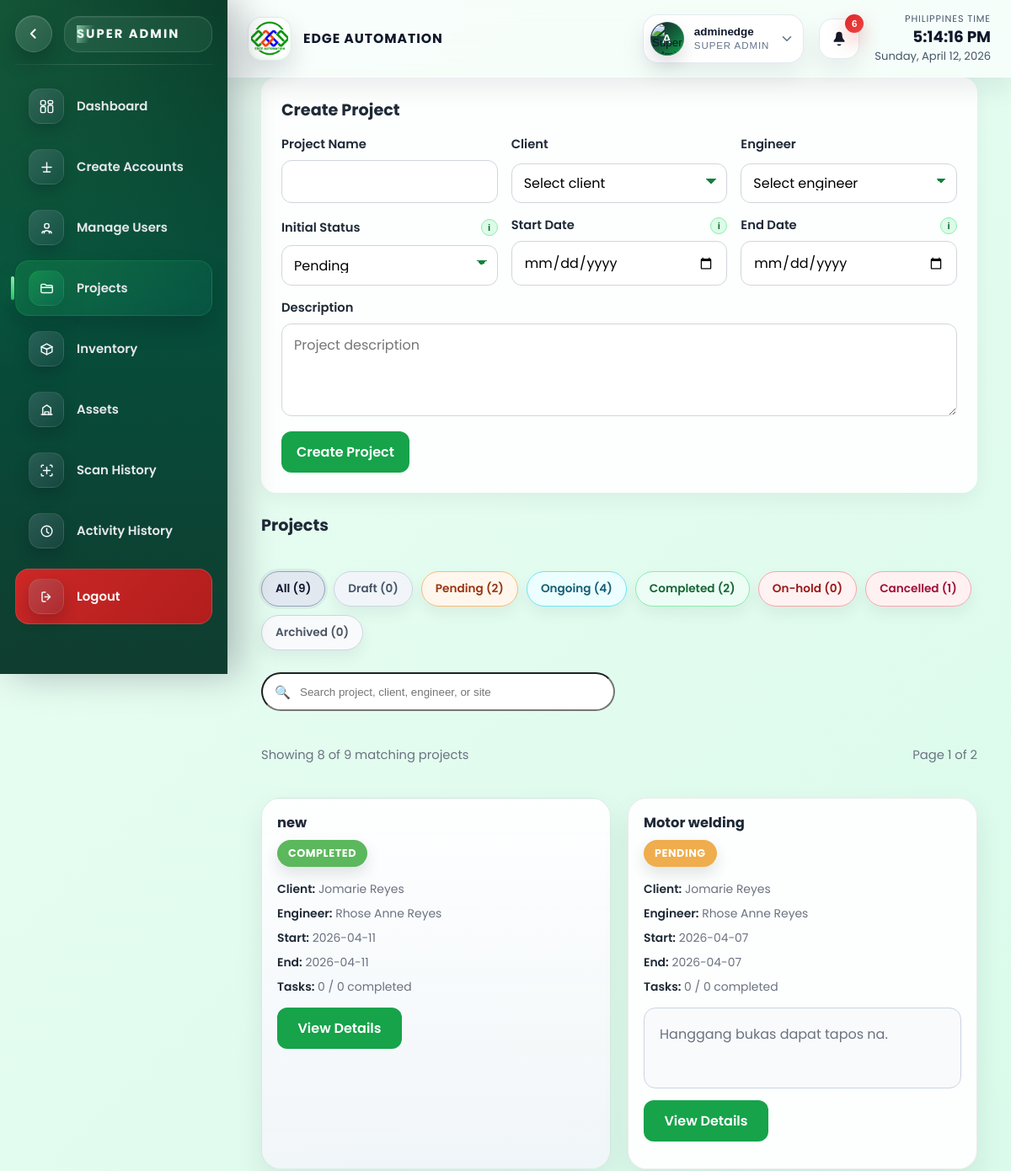
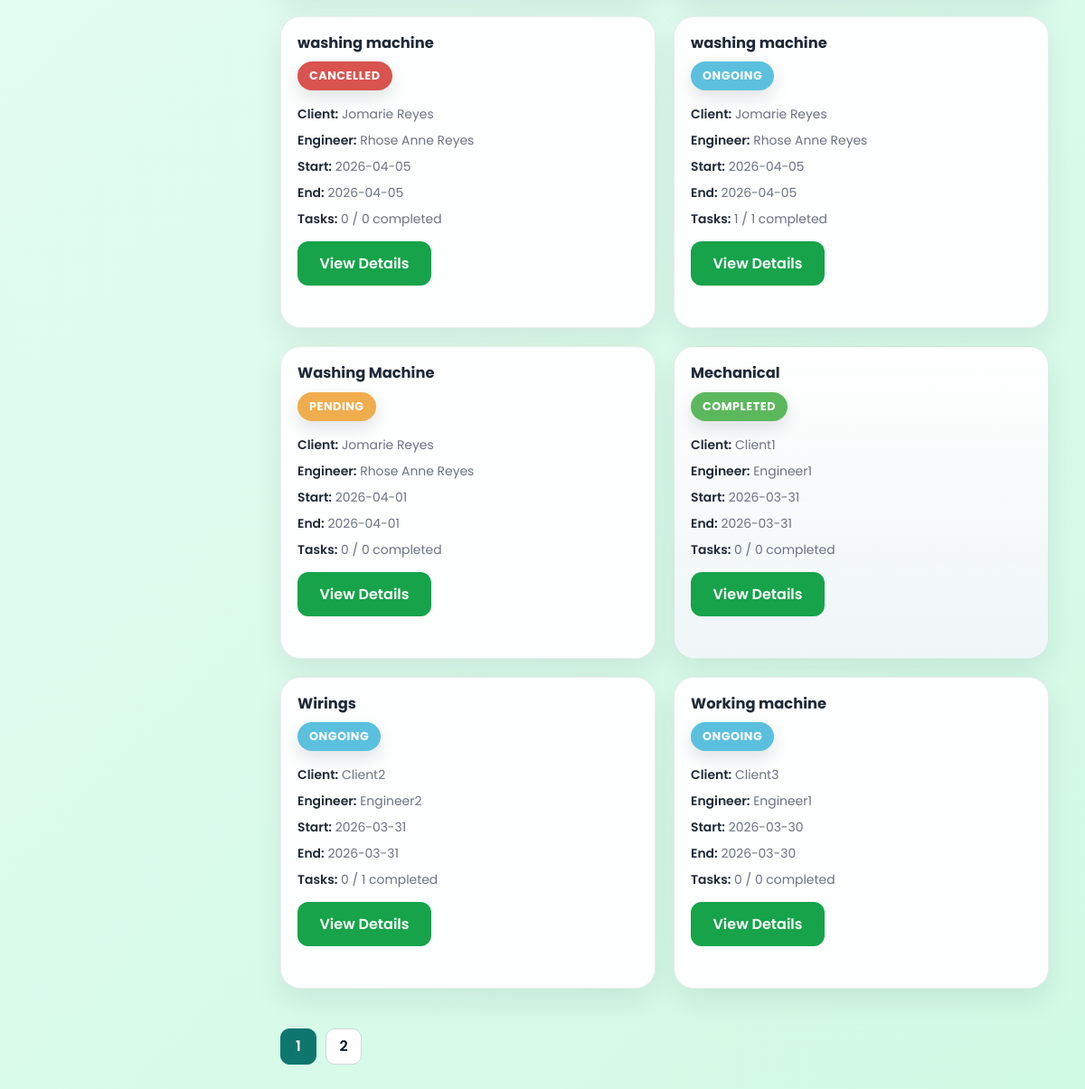
Page /SUPERADMIN/sidebar/projects.php (signed in) on the committed database (2 pictures, top to bottom).
### tables this page shows
CREATE TABLE `projects` (
  `id` int(11) NOT NULL,
  `project_name` varchar(200) NOT NULL,
  `description` text DEFAULT NULL,
  `client_id` int(11) NOT NULL,
  `start_date` date DEFAULT NULL,
  `end_date` date DEFAULT NULL,
  `status` enum('draft','pending','ongoing','completed','on-hold','cancelled','archived') DEFAULT 'pending',
  `created_by` int(11) NOT NULL,
  `created_at` timestamp NOT NULL DEFAULT current_timestamp(),
  `updated_at` timestamp NOT NULL DEFAULT current_timestamp() ON UPDATE current_timestamp()
);

CREATE TABLE `users` (
  `id` int(11) NOT NULL,
  `full_name` varchar(150) NOT NULL,
  `email` varchar(100) NOT NULL,
  `phone` varchar(20) DEFAULT NULL,
  `password` varchar(255) NOT NULL,
  `role` varchar(30) NOT NULL,
  `status` varchar(20) NOT NULL DEFAULT 'active',
  `failed_attempts` int(11) DEFAULT 0,
  `last_failed_login` datetime DEFAULT NULL,
  `created_at` timestamp NOT NULL DEFAULT current_timestamp(),
  `updated_at` timestamp NOT NULL DEFAULT current_timestamp() ON UPDATE current_timestamp(),
  `created_by` int(11) DEFAULT NULL,
  `reset_token` varchar(255) DEFAULT NULL,
  `token_expiry` datetime DEFAULT NULL,
  `profile_photo_path` varchar(255) DEFAULT NULL,
  `profile_photo_data` longtext DEFAULT NULL,
  `profile_photo_mime` varchar(50) DEFAULT NULL
);

### SUPERADMIN/sidebar/projects.php (the view, shortened to what the rows shown need)
<?php
require_once __DIR__ . '/../../config/database.php';
require_once __DIR__ . '/project_search_support.php';
function get_column_type(mysqli $conn, string $tableName, string $columnName): ?string {
    static $cache = [];
    $cacheKey = $tableName . '.' . $columnName;
    if (array_key_exists($cacheKey, $cache)) {
        return $cache[$cacheKey];
    }
    $stmt = $conn->prepare(
        'SELECT COLUMN_TYPE
         FROM INFORMATION_SCHEMA.COLUMNS
         WHERE TABLE_SCHEMA = DATABASE()
         AND TABLE_NAME = ?
         AND COLUMN_NAME = ?
         LIMIT 1'
    );
    $stmt->bind_param('ss', $tableName, $columnName);
    $stmt->execute();
    $result = $stmt->get_result();
    $row = $result ? $result->fetch_assoc() : null;
    $cache[$cacheKey] = $row['COLUMN_TYPE'] ?? null;
    return $cache[$cacheKey];
}
function table_has_column(mysqli $conn, string $tableName, string $columnName): bool {
    return get_column_type($conn, $tableName, $columnName) !== null;
}
function enum_supports_value(mysqli $conn, string $tableName, string $columnName, string $value): bool {
    $columnType = get_column_type($conn, $tableName, $columnName);
    return $columnType !== null && str_contains($columnType, "'" . $value . "'");
}
$supportsDraftStatus = enum_supports_value($conn, 'projects', 'status', 'draft');
$supportsCancelledStatus = enum_supports_value($conn, 'projects', 'status', 'cancelled');
$supportsArchivedStatus = enum_supports_value($conn, 'projects', 'status', 'archived');
$hasProjectAddressColumn = table_has_column($conn, 'projects', 'project_address');
$statusOptions = [];
if ($supportsDraftStatus) {
    $statusOptions[] = 'draft';
}
$statusOptions = array_merge($statusOptions, ['pending', 'ongoing', 'completed', 'on-hold']);
if ($supportsCancelledStatus) {
    $statusOptions[] = 'cancelled';
}
if ($supportsArchivedStatus) {
    $statusOptions[] = 'archived';
}
$searchQuery = trim((string)($_GET['q'] ?? ''));
$statusFilter = trim((string)($_GET['status'] ?? ''));
if (!in_array($statusFilter, $statusOptions, true)) {
    $statusFilter = '';
}
$currentPage = max(1, (int)($_GET['page'] ?? 1));
$perPage = 8;
$offset = ($currentPage - 1) * $perPage;
$projects = project_search_fetch_page($conn, $hasProjectAddressColumn, $searchQuery, $statusFilter, $perPage, $offset);
?>
<!DOCTYPE html>
<html lang="en">
<head>
    <link rel="stylesheet" href="../css/super_admin_dashboard.css">
</head>
<body>
<div class="container">
    <main class="main-content projects-content">
        <div class="page-stack">
            <section class="form-panel">
                <h2 class="section-title-inline">Create Project</h2>
            </section>
            <section
                class="page-stack"
                id="projects-list-section"
                data-reset-url="/codesamplecaps/SUPERADMIN/sidebar/projects.php<?php echo $statusFilter !== '' ? '?' . http_build_query(['status' => $statusFilter]) : ''; ?>"
                data-search-endpoint="/codesamplecaps/SUPERADMIN/sidebar/project_search_api.php"
            >
                <h2 class="section-title-inline">Projects</h2>
                <?php if (empty($projects)): ?>
                    <div class="empty-state">
                        <?php echo $searchQuery !== '' || $statusFilter !== '' ? 'No matching projects found.' : 'No projects yet. Create your first project above.'; ?>
                    </div>
                <?php else: ?>
                    <div class="projects-grid" id="projects-grid">
                        <?php foreach ($projects as $project): ?>
                            <?php
                            $isDraft = ($project['status'] ?? '') === 'draft';
                            $isCompleted = ($project['status'] ?? '') === 'completed';
                            $searchText = strtolower(trim(implode(' ', [
                                $project['project_name'] ?? '',
                                $project['client_name'] ?? '',
                                $project['engineer_name'] ?? '',
                                $project['project_address'] ?? '',
                                $project['status'] ?? '',
                            ])));
                            $detailsPath = '/codesamplecaps/SUPERADMIN/sidebar/project_details.php?id=' . (int)$project['id'];
                            ?>
                            <article class="project-card<?php echo $isCompleted ? ' is-locked' : ''; ?><?php echo $isDraft ? ' is-draft' : ''; ?>" data-project-card data-status="<?php echo htmlspecialchars($project['status']); ?>" data-search="<?php echo htmlspecialchars($searchText); ?>" data-title="<?php echo htmlspecialchars($project['project_name']); ?>" data-link="<?php echo htmlspecialchars($detailsPath); ?>" data-client="<?php echo htmlspecialchars($project['client_name'] ?? 'N/A'); ?>" data-engineer="<?php echo htmlspecialchars($project['engineer_name'] ?? 'Not assigned'); ?>">
                                <div class="card-split">
                                    <div>
                                        <h3><?php echo htmlspecialchars($project['project_name']); ?></h3>
                                        <div class="status-pill-wrap">
                                            <span class="status-pill status-<?php echo htmlspecialchars($project['status']); ?>">
                                                <?php echo htmlspecialchars(ucfirst($project['status'])); ?>
                                            </span>
                                        </div>
                                    </div>
                                    <div class="project-meta">
                                        <div><strong>Client:</strong> <?php echo htmlspecialchars($project['client_name'] ?? 'N/A'); ?></div>
                                        <div><strong>Engineer:</strong> <?php echo htmlspecialchars($project['engineer_name'] ?? 'Not assigned'); ?></div>
                                        <div><strong>Start:</strong> <?php echo htmlspecialchars($project['start_date'] ?? 'N/A'); ?></div>
                                        <div><strong>End:</strong> <?php echo htmlspecialchars($project['end_date'] ?? 'N/A'); ?></div>
                                        <div><strong>Tasks:</strong> <?php echo (int)$project['completed_tasks']; ?> / <?php echo (int)$project['total_tasks']; ?> completed</div>
                                    </div>
                                </div>
                                <?php if (!empty($project['description'])): ?>
                                    <div class="empty-state empty-state-solid project-card__description"><?php echo nl2br(htmlspecialchars($project['description'])); ?></div>
                                <?php endif; ?>
                                <div class="form-actions project-card__actions">
                                    <a href="<?php echo htmlspecialchars($detailsPath); ?>" class="btn-primary project-card__details-btn">View Details</a>
                                </div>
                            </article>
                        <?php endforeach; ?>
                    </div>
                <?php endif; ?>
            </section>
        </div>
    </main>
</div>
</body>
</html>

### rows in the picture
projects: project_name "new", status "COMPLETED", client.full_name "Jomarie Reyes", engineer_name "Rhose Anne Reyes", start_date "2026-04-11", end_date "2026-04-11", completed_tasks "0", total_tasks "0"
projects: project_name "Motor welding", status "PENDING", client.full_name "Jomarie Reyes", engineer_name "Rhose Anne Reyes", start_date "2026-04-07", end_date "2026-04-07", completed_tasks "0", total_tasks "0", description "Hanggang bukas dapat tapos na."
projects: project_name "washing machine", status "CANCELLED", client.full_name "Jomarie Reyes", engineer_name "Rhose Anne Reyes", start_date "2026-04-05", end_date "2026-04-05", completed_tasks "0", total_tasks "0"
projects: project_name "washing machine", status "ONGOING", client.full_name "Jomarie Reyes", engineer_name "Rhose Anne Reyes", start_date "2026-04-05", end_date "2026-04-05", completed_tasks "1", total_tasks "1"
projects: project_name "Washing Machine", status "PENDING", client.full_name "Jomarie Reyes", engineer_name "Rhose Anne Reyes", start_date "2026-04-01", end_date "2026-04-01", completed_tasks "0", total_tasks "0"
projects: project_name "Mechanical", status "COMPLETED", client.full_name "Client1", engineer_name "Engineer1", start_date "2026-03-31", end_date "2026-03-31", completed_tasks "0", total_tasks "0"
projects: project_name "Wirings", status "ONGOING", client.full_name "Client2", engineer_name "Engineer2", start_date "2026-03-31", end_date "2026-03-31", completed_tasks "0", total_tasks "1"
projects: project_name "Working machine", status "ONGOING", client.full_name "Client3", engineer_name "Engineer1", start_date "2026-03-30", end_date "2026-03-30", completed_tasks "0", total_tasks "0"

### other values in the picture
$superAdminProfileName "adminedge"
$superAdminProfileRole "SUPER ADMIN"
$superAdminNotificationData['urgent_count'] "6"
$chipLabel . ' (' . $chipCount . ')' "All (9)"
$chipLabel . ' (' . $chipCount . ')' "Draft (0)"
$chipLabel . ' (' . $chipCount . ')' "Pending (2)"
$chipLabel . ' (' . $chipCount . ')' "Ongoing (4)"
$chipLabel . ' (' . $chipCount . ')' "Completed (2)"
$chipLabel . ' (' . $chipCount . ')' "On-hold (0)"
$chipLabel . ' (' . $chipCount . ')' "Cancelled (1)"
$chipLabel . ' (' . $chipCount . ')' "Archived (0)"
count($projects) "8"
$filteredProjects "9"
$currentPage "1"
$totalPages "2"
